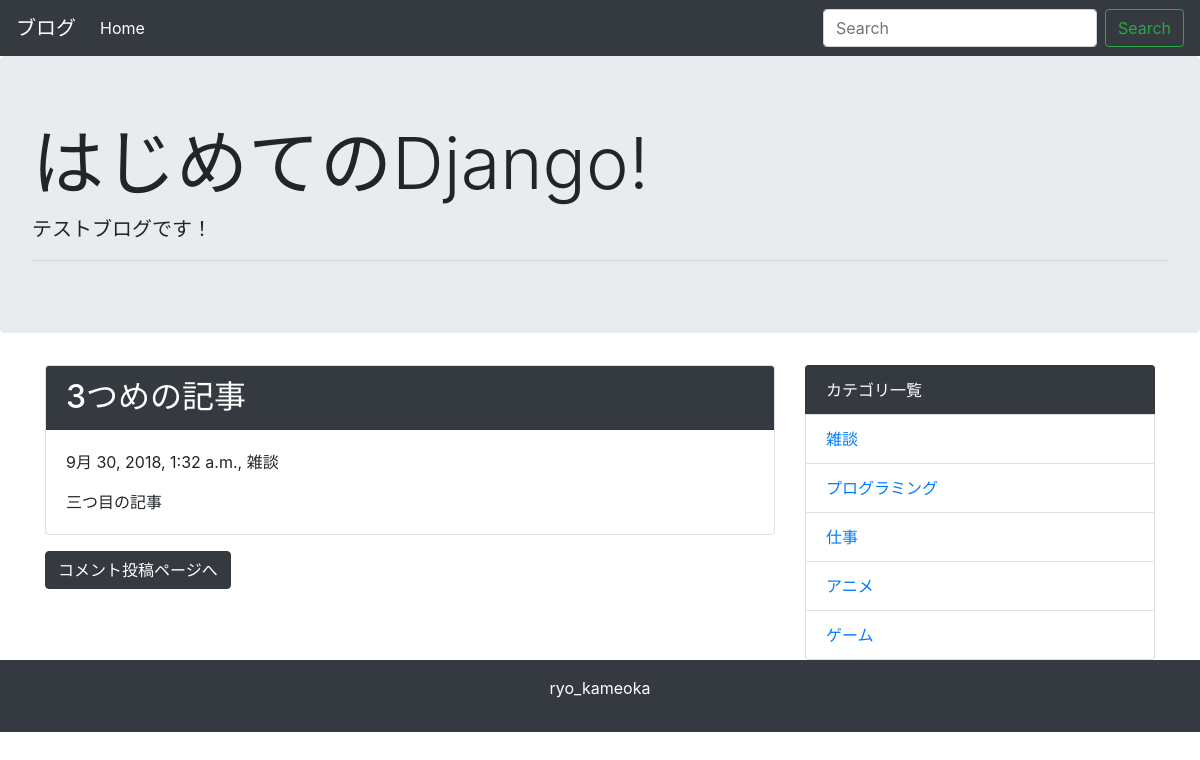
Screenshot of /detail/3/ with the database file from the repository.
### blog/models.py (models this page shows, shortened)
class Post(models.Model):
    title = models.CharField('タイトル', max_length=255)
    text = models.TextField('本文')
    created_at = models.DateTimeField('作成日', default=timezone.now)
    category = models.ForeignKey(Category, verbose_name='カテゴリ', on_delete=models.PROTECT)

class Category(models.Model):
    name = models.CharField('カテゴリ名', max_length=255)
    created_at = models.DateTimeField('作成日', default=timezone.now)
    def __str__(self):
        return self.name

### blog/views.py (the view)
# urls.py: path('detail/<int:pk>/', views.DetailView.as_view(), name='detail'),
class DetailView(generic.DetailView):
    model = Post

### blog/context_processors.py (called while the page is built)
def common(request):
    context ={
        'category_list': Category.objects.all(),
    }
    return context

### blog/templates/blog/post_detail.html (shortened to what this page needs)
{% extends 'blog/base.html' %}
{% block content %}
<div class="card mb-3">
    <h2 class="card-header bg-dark text-white">{{ post.title }}</h2>
    <div class="card-body">
      <p>{{ post.created_at }}, {{ post.category }}</p>
      {{ post.text | linebreaksbr | urlize }}
  </div>
</div>
<a class="btn btn-dark" href="{% url 'blog:comment' post.pk %}">コメント投稿ページへ</a>
{% endblock %}

### blog/templates/blog/base.html (shortened to what this page needs)
<!doctype html>
<html lang="ja">
  <head>
    <link rel="stylesheet" href="https://maxcdn.bootstrapcdn.com/bootstrap/4.0.0-beta.2/css/bootstrap.min.css">
  </head>
  <body>
    <nav class="navbar navbar-expand-lg navbar-dark bg-dark">
      <a class="navbar-brand" href="#">ブログ</a>
      <div class="collapse navbar-collapse" id="navbarSupportedContent">
        <ul class="navbar-nav mr-auto">
          <li class="nav-item active">
            <a class="nav-link" href="{% url 'blog:index' %}">Home</a>
          </li>
        </ul>
        <form class="form-inline my-2 my-lg-0" method="GET" action="{% url 'blog:index' %}">
          <input class="form-control mr-sm-2" type="text" placeholder="Search" aria-label="Search" name="keyword">
          <button class="btn btn-outline-success my-2 my-sm-0" type="submit">Search</button>
        </form>
      </div>
    </nav>
    <div class="jumbotron">
      <h1 class="display-3">はじめてのDjango!</h1>
      <p class="lead">テストブログです！</p>
      <hr class="my-2">
    </div>
    <div class="container">
      <div class="row">
        <div class="col-md-8">
          {% block content %}
          {% endblock %}
        </div>
        <div class="col-md-4">
          <ul class="list-group">
            <li class="list-group-item bg-dark text-white">カテゴリ一覧</li>
            {% for category in category_list %}
             <li class="list-group-item"><a href="{% url 'blog:category' category.pk %}">{{ category }}</a></li>
            {% endfor %}
          </ul>
        </div>
      </div>
    </div>
    <footer class="bg-dark text-white text-center py-3">
      <p>ryo_kameoka</p>
    </footer>
  </body>
</html>

### rows the page displays
Post: title "3つめの記事", created_at "9月 30, 2018, 1:32 a.m.", category "雑談", text "三つ目の記事"
Category: name "雑談"
Category: name "プログラミング"
Category: name "仕事"
Category: name "アニメ"
Category: name "ゲーム"
